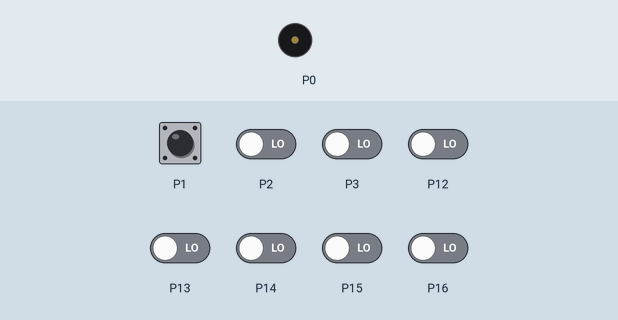
Recording of a program running on a simulated BBC micro:bit (MakeCode). Parts: buzzer (waves = sounding). The inputs (shaded band) are chosen by the test bench; at power-on: P1–3, P12–16 LOW.

Above: at 1.2 s.
1.3 s: P1 pulled HIGH for 1 s
At 1.7 s:
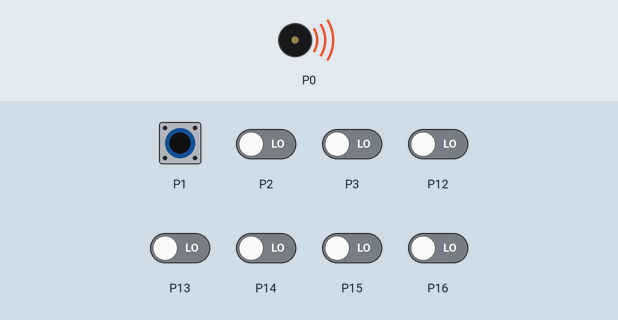
Timing chart, 0 to 4.3 s (numbered marks = the images above; inputs shaded):
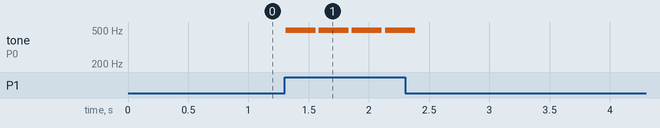

Measured:
- after the input at 1.3 s, tone on P0: alternates 494 Hz for 0.25 s and silent for 0.03 s, 8 changes in all, then stays silent, starting at once

The program:

main.ts
```typescript
basic.forever(function () {
    if (pins.digitalReadPin(DigitalPin.P12) == 1) {
        music.playTone(262, music.beat(BeatFraction.Half))
    }
    if (pins.digitalReadPin(DigitalPin.P2) == 1) {
        music.playTone(294, music.beat(BeatFraction.Half))
    }
    if (pins.digitalReadPin(DigitalPin.P13) == 1) {
        music.playTone(330, music.beat(BeatFraction.Half))
    }
    if (pins.digitalReadPin(DigitalPin.P14) == 1) {
        music.playTone(349, music.beat(BeatFraction.Half))
    }
    if (pins.digitalReadPin(DigitalPin.P15) == 1) {
        music.playTone(392, music.beat(BeatFraction.Half))
    }
    if (pins.digitalReadPin(DigitalPin.P16) == 1) {
        music.playTone(440, music.beat(BeatFraction.Half))
    }
    if (pins.digitalReadPin(DigitalPin.P1) == 1) {
        music.playTone(494, music.beat(BeatFraction.Half))
    }
    if (pins.digitalReadPin(DigitalPin.P3) == 1) {
        music.playTone(523, music.beat(BeatFraction.Half))
    }
})
```

test.ts
```typescript
// aquí va el archivo "tests"; esto no se compilará cuando este paquete se utilice como una extensión.
```
